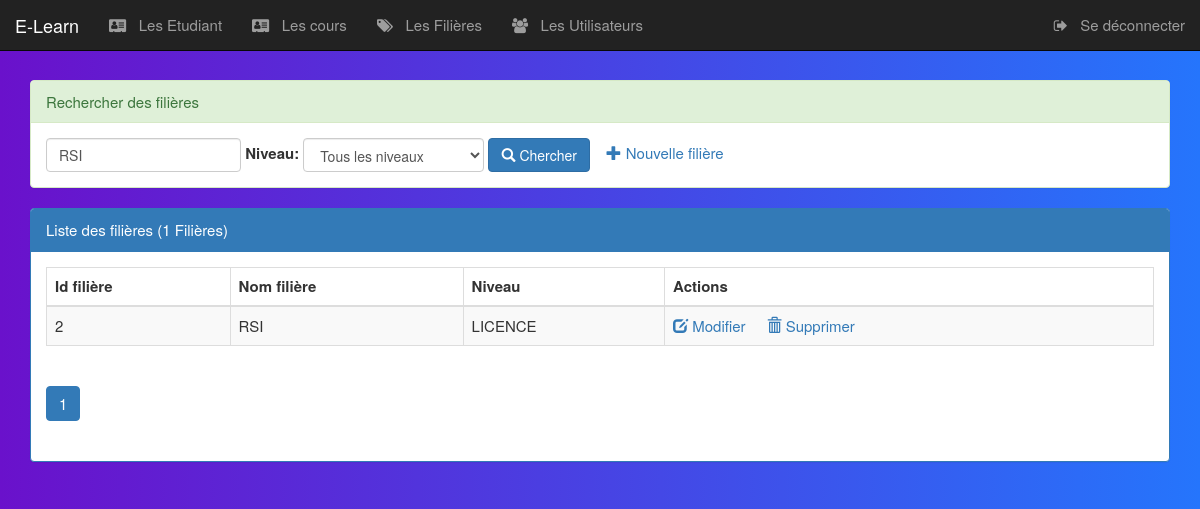
Page /pages/filieres.php?nomF=RSI (signed in) on the committed database.
### tables this page shows
create table filiere(
    idFiliere int(4) auto_increment primary key,
    nomFiliere varchar(50),
    niveau varchar(50)
);

### pages/filieres.php (the view, shortened to what this page needs)
<?php
    require_once("connexiondb.php");
    $nomf=isset($_GET['nomF'])?$_GET['nomF']:"";
    $niveau=isset($_GET['niveau'])?$_GET['niveau']:"all";
    $size=isset($_GET['size'])?$_GET['size']:6;
    $page=isset($_GET['page'])?$_GET['page']:1;
    $offset=($page-1)*$size;
    if($niveau=="all"){
        $requete="select * from filiere
                where nomFiliere like '%$nomf%'
                limit $size
                offset $offset";
        $requeteCount="select count(*) countF from filiere
                where nomFiliere like '%$nomf%'";
    }
    $resultatF=$pdo->query($requete);
    $resultatCount=$pdo->query($requeteCount);
    $tabCount=$resultatCount->fetch();
    $nbrFiliere=$tabCount['countF'];
    $reste=$nbrFiliere % $size;
    if($reste===0)
        $nbrPage=$nbrFiliere/$size;
    else
        $nbrPage=floor($nbrFiliere/$size)+1;
?>
<!DOCTYPE HTML>
<HTML>
    <head>
        <link rel="stylesheet" type="text/css" href="https://maxcdn.bootstrapcdn.com/bootstrap/3.3.7/css/bootstrap.min.css">
        <link rel="stylesheet" type="text/css" href="../css/font-awesome.min.css">
        <link rel="stylesheet" type="text/css" href="../css/Styles.css">
    </head>
    <body class="vh-100 gradient-custom">
        <?php include("menu.php"); ?>
        <div class="container">
            <div class="panel panel-success margetop60">
				<div class="panel-heading">Rechercher des filières</div>
				<div class="panel-body">
					<form method="get" action="filieres.php" class="form-inline">
						<div class="form-group">
                            <input type="text" name="nomF"
                                   placeholder="Nom de la filière"
                                   class="form-control"
                                   value="<?php echo $nomf ?>"/>
                        </div>
                        <label for="niveau">Niveau:</label>
			            <select name="niveau" class="form-control" id="niveau"
                                onchange="this.form.submit()">
                            <option value="all" <?php if($niveau==="all") echo "selected" ?>>Tous les niveaux</option>
			            </select>
				        <button type="submit" class="btn btn-primary">
                            <span class="glyphicon glyphicon-search"></span>
                            Chercher
                        </button>
                       	<?php if ($_SESSION['user']['role']=='ADMIN') {?>
                            <a href="nouvelleFiliere.php">
                                <span class="glyphicon glyphicon-plus"></span>
                                Nouvelle filière
                            </a>
                        <?php } ?>
					</form>
				</div>
			</div>
            <div class="panel panel-primary">
                <div class="panel-heading">Liste des filières (<?php echo $nbrFiliere ?> Filières)</div>
                <div class="panel-body">
                    <table class="table table-striped table-bordered">
                        <thead>
                            <tr>
                                <th>Id filière</th><th>Nom filière</th><th>Niveau</th>
                                <?php if ($_SESSION['user']['role']== 'ADMIN') {?>
                                	<th>Actions</th>
                                <?php }?>
                            </tr>
                        </thead>
                        <tbody>
                            <?php while($filiere=$resultatF->fetch()){ ?>
                                <tr>
                                    <td><?php echo $filiere['idFiliere'] ?> </td>
                                    <td><?php echo $filiere['nomFiliere'] ?> </td>
                                    <td><?php echo $filiere['niveau'] ?> </td>
                                     <?php if ($_SESSION['user']['role']== 'ADMIN') {?>
                                        <td>
                                            <a href="editerFiliere.php?idF=<?php echo $filiere['idFiliere'] ?>">
                                                <span class="glyphicon glyphicon-edit"></span>
                                                <span >Modifier </span>
                                            </a>
                                            <a onclick="return confirm('Etes vous sur de vouloir supprimer la filière')"
                                                href="supprimerFiliere.php?idF=<?php echo $filiere['idFiliere'] ?>">
                                                    <span class="glyphicon glyphicon-trash"></span>
                                                    <span >Supprimer</span>
                                            </a>
                                        </td>
                                    <?php }?>
                                </tr>
                            <?PHP } ?>
                       </tbody>
                    </table>
                <div>
                    <ul class="pagination">
                        <?php for($i=1;$i<=$nbrPage;$i++){ ?>
                            <li class="<?php if($i==$page) echo 'active' ?>">
            <a href="filieres.php?page=<?php echo $i;?>&nomF=<?php echo $nomf ?>&niveau=<?php echo $niveau ?>">
                                    <?php echo $i; ?>
                                </a>
                             </li>
                        <?php } ?>
                    </ul>
                </div>
                </div>
            </div>
        </div>
    </body>
</HTML>

### css/Styles.css (style rules this page uses)
.margetop60 { margin-top: 80px; }
body { background-color: rgb(240, 238, 238); font-size: 15px; }
.gradient-custom { background: #6a11cb; background: -webkit-linear-gradient(to right, rgba(106, 17, 203, 1), rgba(37, 117, 252, 1)); background: linear-gradient(to right, rgba(106, 17, 203, 1), rgba(37, 117, 252, 1)) }

### rows in the picture
filiere: idFiliere "2", nomFiliere "RSI", niveau "LICENCE"

### other values in the picture
$nbrFiliere "1"
